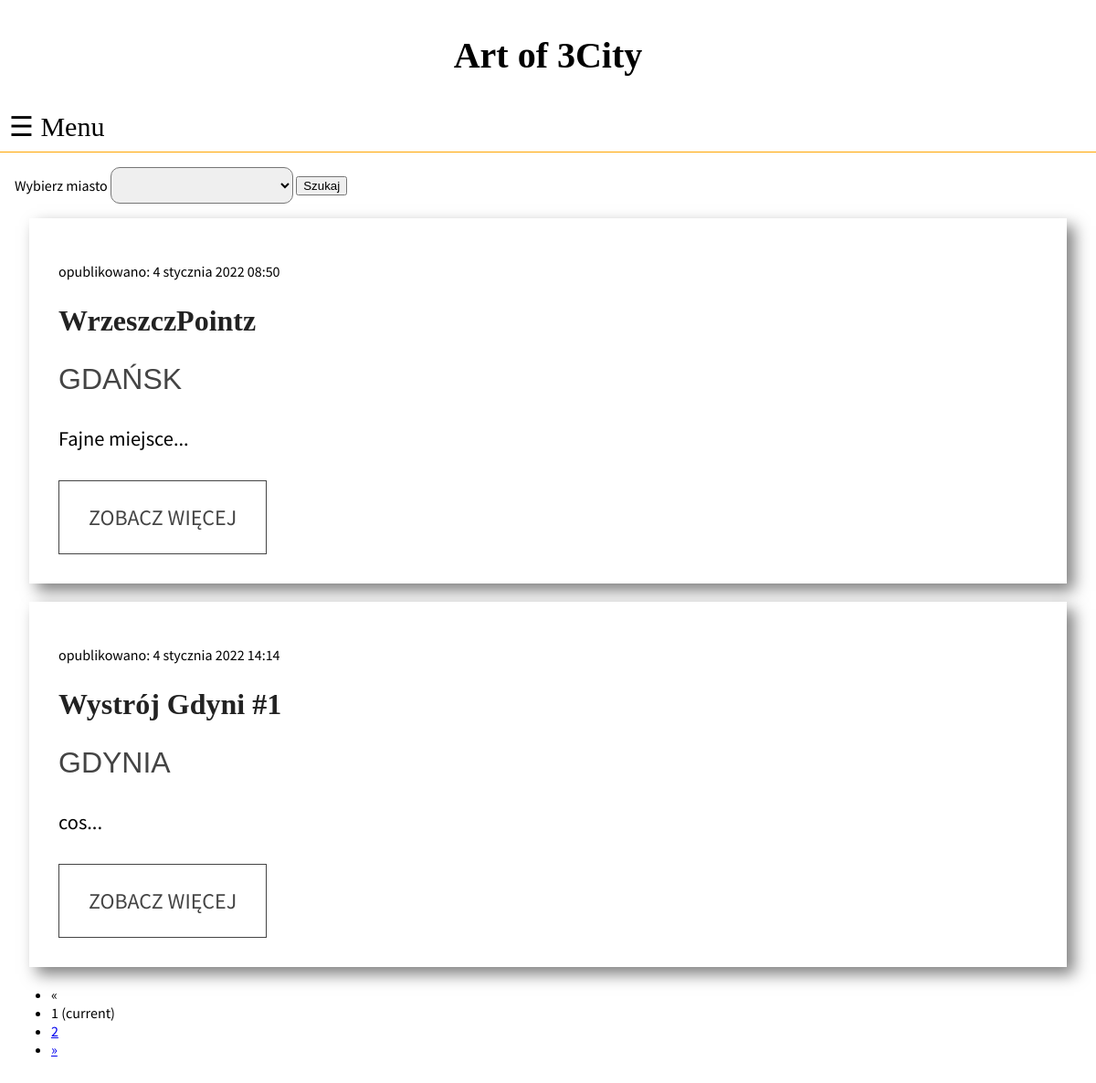
/posts/, run on the app's committed database.
### posts/models.py (models this page shows, shortened)
class Post(models.Model):
    title = models.CharField(max_length=32)
    content = models.TextField()
    address = models.CharField(max_length=64)
    created_date = models.DateTimeField(default=timezone.now)
    published_date = models.DateTimeField(default = timezone.now)
    author = models.ForeignKey('auth.User',on_delete=models.CASCADE)
    image = models.ImageField(upload_to='images/', blank=True, default="default.png")
    place = models.ForeignKey(Place, on_delete= models.CASCADE,verbose_name="place where it is")

class Place(models.Model):
    town = models.CharField(max_length=32)
    def __str__(self):
        return f"{self.town}"

### posts/views.py (the view)
# urls.py: path("",views.index,name="index"),
def index(request):
    if request.method == "GET":
        nrPage = request.GET.get('page', 1)
        paginator = Paginator(Post.objects.all(),2)
        template = loader.get_template("posts/index.html")
        context = {
            "all_posts": paginator.page(nrPage),
            "all_towns": towns
        }
        return HttpResponse(template.render(context,request))
    else:
        submit = request.POST.get("submit")
        form = PlaceForm(request.POST)
        town = form["town"].value()
        context =Paginator(Post.objects.filter(place__town = town),2)
        return render(request,"posts/index.html",{"all_posts":context,"all_towns":towns})

### posts/templates/posts/index.html
{% extends 'posts/base.html' %}
    {% block content %}
    {% include 'posts/townFilter.html' %}
        {% for post in all_posts%}
            <section>
                <div class="cardContainer">
                    <div class="cardContent">
                         <div class="content-text">
                            <p>opublikowano: {{post.published_date}}</p>
                            <h2 class="content-title">{{post.title}}</h2>
                            <h3 class="content-subtitle">{{post.place}}</h3>
                            <p class="content-paragraph">{{post.content | truncatewords:24}}...</p>
                            <a href="{% url 'posts:details' post.id %}" class="btn">Zobacz więcej</a>
                        </div>
                    </div>
                </div>
            </section>
        {% empty %}
            <h3>Nie ma postów</h3>
        {% endfor %}
        {% if all_posts.has_other_pages %}
        <ul class="pagination">
            {% if all_posts.has_previous %}
            <li><a href="?page={{ all_posts.previous_page_number }}">&laquo;</a></li>
            {% else %}
            <li class="disabled"><span>&laquo;</span></li>
            {% endif %}
            {% for i in all_posts.paginator.page_range %}
            {% if all_posts.number == i %}
                <li class="active"><span>{{ i }} <span class="sr-only">(current)</span></span></li>
            {% else %}
                <li><a href="?page={{ i }}">{{ i }}</a></li>
            {% endif %}
            {% endfor %}
            {% if all_posts.has_next %}
            <li><a href="?page={{ all_posts.next_page_number }}">&raquo;</a></li>
            {% else %}
            <li class="disabled"><span>&raquo;</span></li>
            {% endif %}
        </ul>
        {% endif %}
    {% endblock %}

### posts/static/css/style.css (style rules this page uses)
body { margin: 0; }
h1, h3, h4 { font-family: Verdana, Tahoma, sans-serif; }

### posts/static/css/card.css (style rules this page uses)
.cardContainer { max-width: 80rem; padding: 0 1.0rem; margin: 0 auto; }
.cardContent { display: flex; background-color: #fff; box-shadow: .5rem .5rem 1rem rgba(0,0,0,0.5); margin-bottom: 20px; }
.content-text { flex: 1.5; padding: 2rem; }
.content-text .content-title { font-family: 'Playfair Display', serif; color: #222; font-size: 2rem; }
.content-text .content-subtitle { font-size: 2rem; font-weight: 300; text-transform: uppercase; color: #444; margin: .5rem 0 2rem; }
.content-text .content-paragraph { font-size: 1.4rem; margin-bottom: 2rem; }
.content-text .btn { display: inline-block; text-decoration: none; font-size: 1.5rem; text-transform: uppercase; padding: 1.5rem 2rem; border: 1px solid #444; color: #444; }

### data on the page
Post: published_date "4 stycznia 2022 08:50", title "WrzeszczPointz", place "GDAŃSK", content "Fajne miejsce"
Post: published_date "4 stycznia 2022 14:14", title "Wystrój Gdyni #1", place "GDYNIA", content "cos"

### other printed values
{{ i }} "1"
{{ i }} "2"
